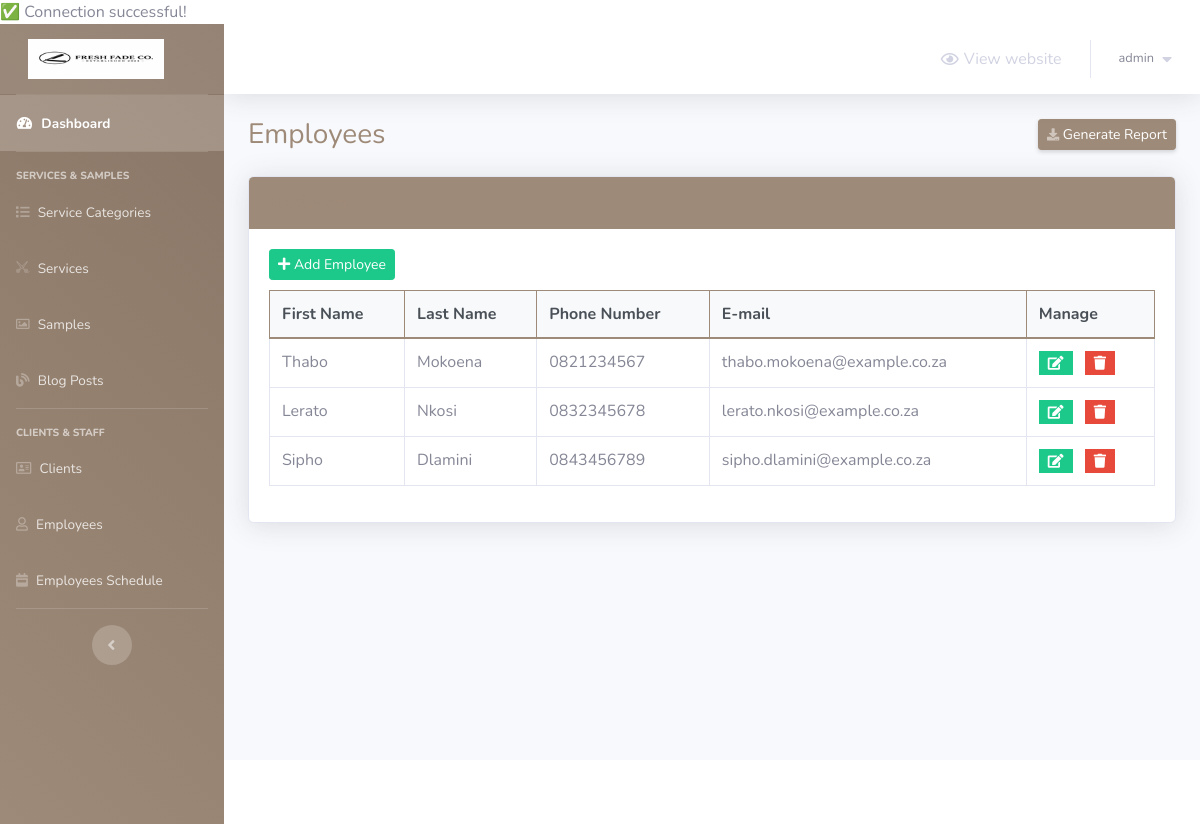
Screenshot of /barber-admin/employees.php (signed in) with the database file from the repository.
### tables this page shows
CREATE TABLE `employees` (
  `employee_id` int(2) NOT NULL,
  `first_name` varchar(20) NOT NULL,
  `last_name` varchar(20) NOT NULL,
  `phone_number` varchar(30) NOT NULL,
  `email` varchar(50) NOT NULL
);

### barber-admin/employees.php (the view, shortened to what this page needs)
<?php
    include 'connect.php';
    include 'Includes/templates/header.php';
    if(isset($_SESSION['username_barbershop_Xw211qAAsq4']) && isset($_SESSION['password_barbershop_Xw211qAAsq4']))
    {
?>
        <div class="container-fluid">
            <div class="d-sm-flex align-items-center justify-content-between mb-4">
                <h1 class="h3 mb-0 text-gray-800">Employees</h1>
                <a href="#" class="d-none d-sm-inline-block btn btn-sm btn-primary shadow-sm">
                    <i class="fas fa-download fa-sm text-white-50"></i>
                    Generate Report
                </a>
            </div>
            <?php
                $do = '';
                if(isset($_GET['do']) && in_array($_GET['do'], array('Add','Edit')))
                {
                    $do = htmlspecialchars($_GET['do']);
                }
                else
                {
                    $do = 'Manage';
                }
                if($do == 'Manage')
                {
                    $stmt = $con->prepare("SELECT * FROM employees");
                    $stmt->execute();
                    $rows_employees = $stmt->fetchAll();
                    ?>
                        <div class="card shadow mb-4">
                            <div class="card-header py-3">
                                <h6 class="m-0 font-weight-bold text-primary">Employees</h6>
                            </div>
                            <div class="card-body">
                                <a href="employees.php?do=Add" class="btn btn-success btn-sm" style="margin-bottom: 10px;">
                                    <i class="fa fa-plus"></i>
                                    Add Employee
                                </a>
                                <div class="table-responsive">
                                    <table class="table table-bordered">
                                        <thead>
                                            <tr>
                                                <th scope="col">First Name</th>
                                                <th scope="col">Last Name</th>
                                                <th scope="col">Phone Number</th>
                                                <th scope="col">E-mail</th>
                                                <th scope="col">Manage</th>
                                            </tr>
                                        </thead>
                                        <tbody>
                                            <?php
                                                foreach($rows_employees as $employee)
                                                {
                                                    echo "<tr>";
                                                        echo "<td>";
                                                            echo $employee['first_name'];
                                                        echo "</td>";
                                                        echo "<td>";
                                                            echo $employee['last_name'];
                                                        echo "</td>";
                                                        echo "<td>";
                                                            echo $employee['phone_number'];
                                                        echo "</td>";
                                                        echo "<td>";
                                                            echo $employee['email'];
                                                        echo "</td>";
                                                        echo "<td>";
                                                            $delete_data = "delete_employee_".$employee["employee_id"];
                                                    ?>
                                                        <ul class="list-inline m-0">
                                                            <li class="list-inline-item" data-toggle="tooltip" title="Edit">
                                                                <button class="btn btn-success btn-sm rounded-0">
                                                                    <a href="employees.php?do=Edit&employee_id=<?php echo $employee['employee_id']; ?>" style="color: white;">
                                                                        <i class="fa fa-edit"></i>
                                                                    </a>
                                                                </button>
                                                            </li>
                                                            <li class="list-inline-item" data-toggle="tooltip" title="Delete">
                                                                <button class="btn btn-danger btn-sm rounded-0" type="button" data-toggle="modal" data-target="#<?php echo $delete_data; ?>" data-placement="top"><i class="fa fa-trash"></i></button>
                                                            </li>
                                                        </ul>
                                                    <?php
                                                    echo "</td>";
                                                    echo "</tr>";
                                                }
                                            ?>
                                        </tbody>
                                    </table>
                                </div>
                            </div>
                        </div>
                    <?php
                }
            ?>
        </div>
<?php
        include 'Includes/templates/footer.php';
    }
    else
    {
        header('Location: login.php');
        exit();
    }
?>

### barber-admin/Includes/templates/header.php (style rules this page uses)
.card-header { background-color: #9e8a78 !important; border-color: #9e8a78 !important; color: #ffffff !important; }
.btn-primary { background-color: #9e8a78 !important; border-color: #9e8a78 !important; }
.text-primary { color: #9e8a78 !important; }
.table thead th { background-color: #f8f9fa !important; border-color: #9e8a78 !important; color: #495057 !important; }
.h3.text-gray-800 { color: #9e8a78 !important; }

### rows the page displays
employees: first_name "Thabo", last_name "Mokoena", phone_number "0821234567", email "thabo.mokoena@example.co.za"
employees: first_name "Lerato", last_name "Nkosi", phone_number "0832345678", email "lerato.nkosi@example.co.za"
employees: first_name "Sipho", last_name "Dlamini", phone_number "0843456789", email "sipho.dlamini@example.co.za"

### other values shown
$_SESSION['username_barbershop_Xw211qAAsq4'] "admin"
